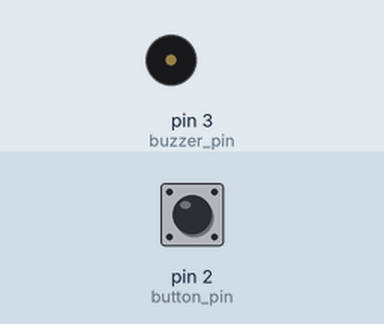
Recording of a sketch running on a simulated Arduino Uno, built with avr-gcc and run on an emulated ATmega328P. Shown: buzzer (waves = sounding, pin HIGH). The test bench sets the inputs (shaded band); at power-on: pin 2 (button_pin) LOW.

Above: at 1.2 s.
1.3 s: pin 2 (button_pin) pulled HIGH for 0.15 s
At 2.47 s:
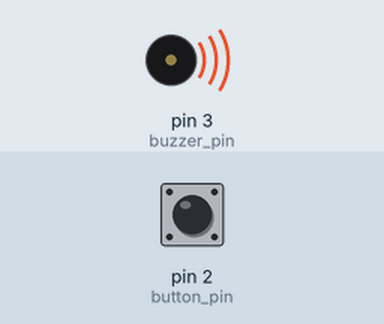
Timing chart, 0 to 7.0 s (numbered marks = the images above; inputs shaded):
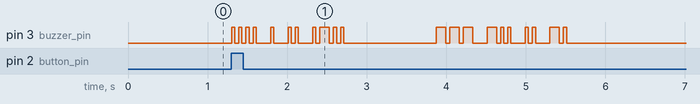

The sketch:

execute_beep_by_morse_string.ino
```cpp
const int button_pin = 2;
const int buzzer_pin = 3;

const int dit_duration = 40; // ms
const int dah_duration = dit_duration * 3; // ms
const int char_interval = dit_duration * 3; // ms
const int phrase_interval = dah_duration * 7; // ms
const char char_interval_symbol = ' ';
const char phrase_interval_symbol = '/';

String morse_code = ".... . .. .-.. / --- -.. .. -.";
int current_index = 0;
bool first_time = false;

void setup() {
  pinMode(button_pin, INPUT);
  pinMode(buzzer_pin, OUTPUT);
  Serial.begin(9600);
}

void loop() {
  readButton();

  delay(10); // Delay para melhorar a performance da simulação
}

void readButton() {
  static unsigned long press_start_time = 0;
  static bool button_was_pressed = false;

  int button_state = digitalRead(button_pin);

  if (button_state == HIGH && !button_was_pressed) {
    // Botão foi pressionado
    press_start_time = millis();
    button_was_pressed = true;
    first_time = true; // Marca que é a primeira vez que o botão foi pressionado
  } else if (button_state == LOW && button_was_pressed) {
    // Botão foi solto
    unsigned long press_duration = millis() - press_start_time;

    if (press_duration <= dit_duration) {
      // Dit
      beep(dit_duration);
    } else if (press_duration <= dah_duration) {
      // Dah
      beep(dah_duration);
    }

    button_was_pressed = false;
  }

  // Verificar se o código Morse terminou
  if (first_time && current_index < morse_code.length()) {
    // Ainda há caracteres para processar
    char current_char = morse_code[current_index];

    if (current_char == '.') {
      beep(dit_duration);
    } else if (current_char == '-') {
      beep(dah_duration);
    } else if (current_char == char_interval_symbol) {
      delay(char_interval);
    } else if (current_char == phrase_interval_symbol) {
      delay(phrase_interval); // Intervalo entre palavras
    }

    current_index++;

    // Verifica se chegou ao final da string
    if (current_index == morse_code.length()) {
      // Resetar para o início após o término do código Morse
      current_index = 0;
      first_time = false; // Marca que não é mais a primeira vez
    }
  }
}

void beep(int duration) {
  digitalWrite(buzzer_pin, HIGH);
  delay(duration);
  digitalWrite(buzzer_pin, LOW);
  delay(dit_duration); // Intervalo entre dit e dah
}
```
